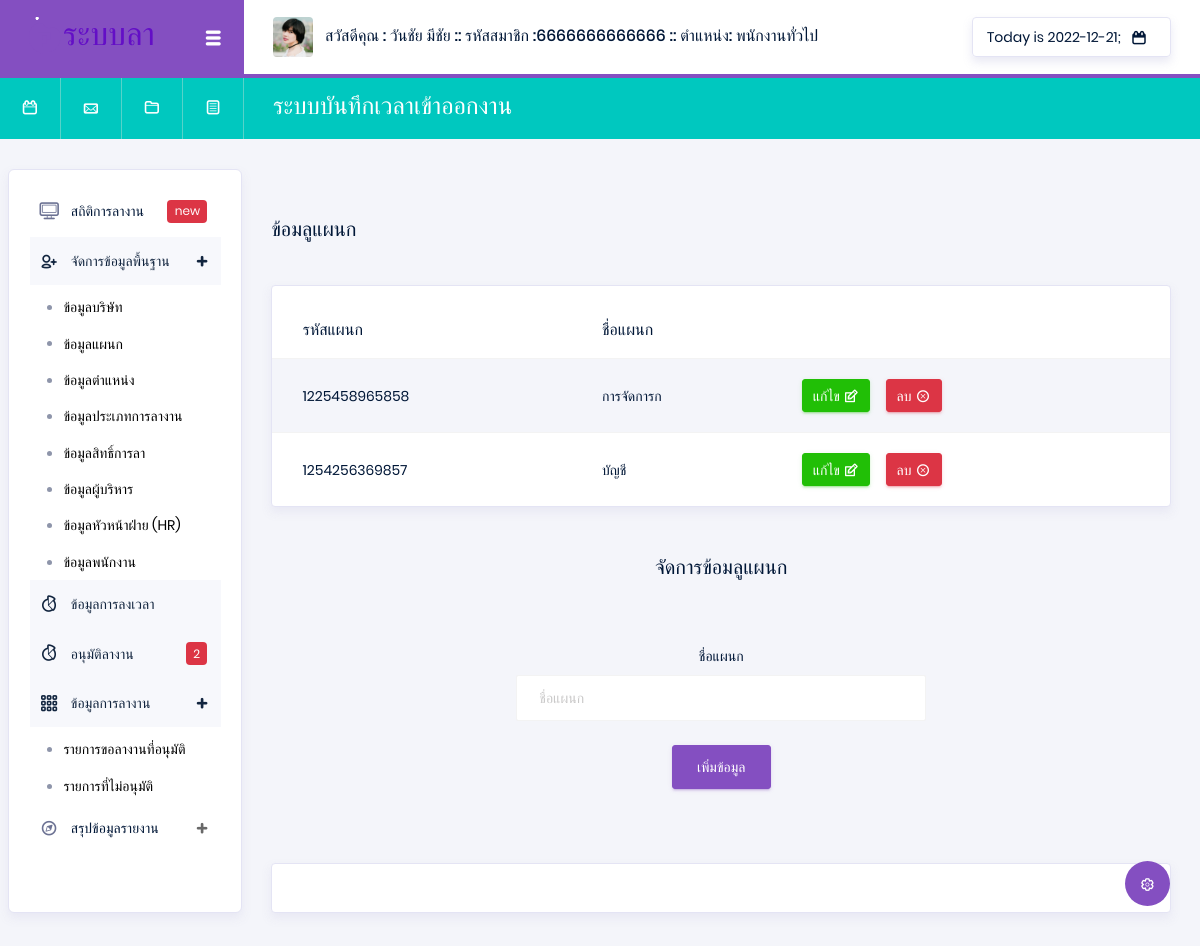
Page /index.php?p=department (signed in) on the earlier database version.
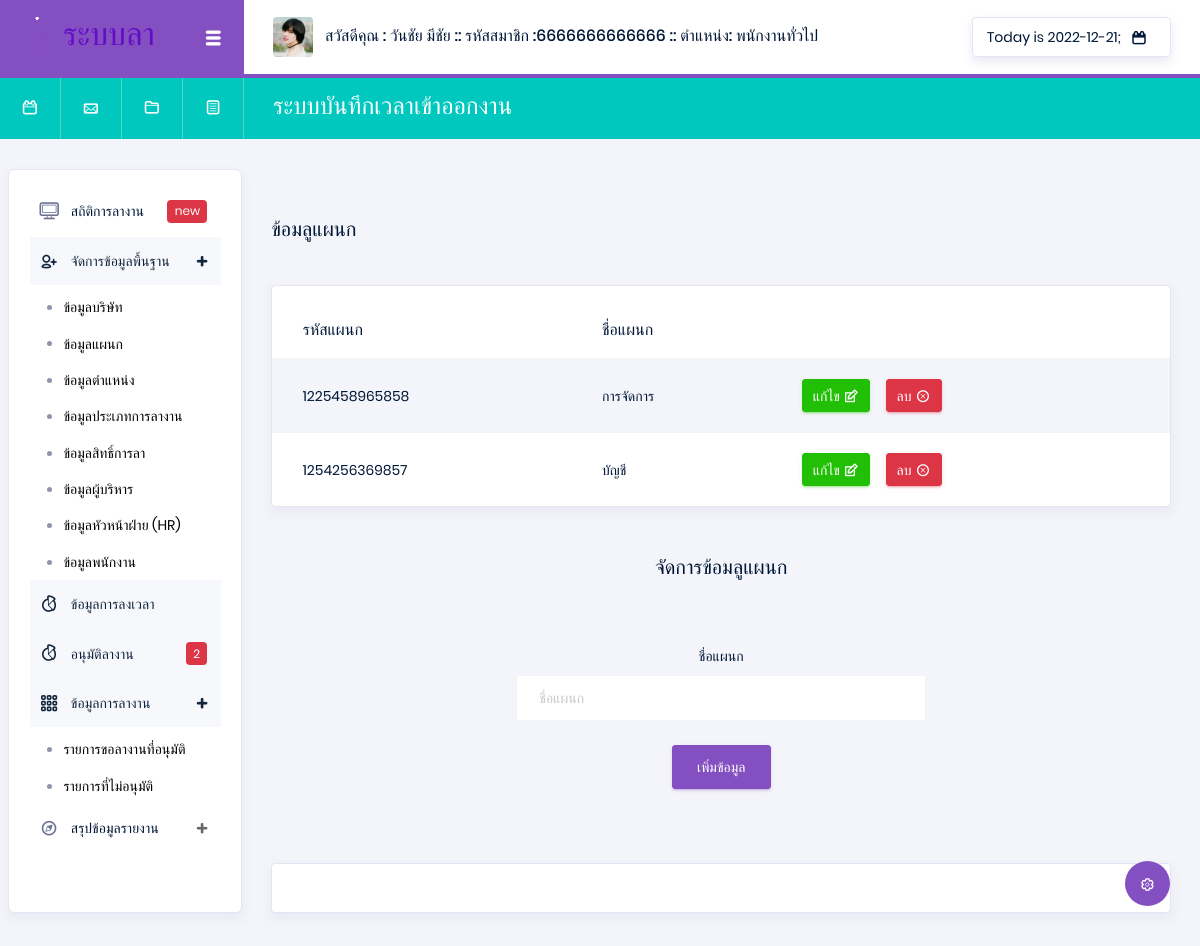
Same page on the later database version.
### tables this page shows
CREATE TABLE `department` (
  `Dep_id` varchar(13) NOT NULL,
  `Dep_name` varchar(50) NOT NULL
);

### api/showData.php (called while the page is built, shortened)
<?php
@$department = "SELECT * FROM department  ";
@$Sqldepartment = mysqli_query($con, $department) or die("Error in query: $department ");

### pages/system/department.php (the view, shortened to what this page needs)
<div class="main-panel">
    <div class="content-wrapper">
        <br> <br>
        <?php
        extract(@$_GET);
        ?>
        <div class="row">
            <div class="col-xl-6 grid-margin stretch-card flex-column">
                <h5 class="mb-2 text-titlecase mb-4">ข้อมลูแผนก</h5>
            </div>
        </div>
            <div class="row">
                <div class="col-md-12">
                    <div class="card">
                        <div class="table-responsive pt-3">
                            <table style="" class="table table-striped project-orders-table">
                                <thead>
                                    <tr>
                                        <th class="ml-5">รหัสแผนก</th>
                                        <th>ชื่อแผนก</th>
                                    </tr>
                                </thead>
                                <tbody>
                                    <?php
                                    while ($Showdepartment = mysqli_fetch_array($Sqldepartment)) {
                                    ?>
                                        <tr>
                                            <td><?php echo $Showdepartment['Dep_id'] ?></td>
                                            <td><?php echo $Showdepartment['Dep_name'] ?></td>
                                            <td>
                                                <div class="d-flex align-items-center">
                                                    <button type="button" data-toggle="modal" data-target="#addnullDepartment" onclick="edtiDepartment(Dep_id =<?php echo $Showdepartment['Dep_id'] ?>)" class="btn btn-success btn-sm btn-icon-text mr-3">
                                                        แก้ไข
                                                        <i class="typcn typcn-edit btn-icon-append"></i>
                                                    </button>
                                                    <a href="./api/api_system.php?str=deleteDepartment&Dep_id=<?php echo $Showdepartment['Dep_id']; ?>" onclick="return confirm('คุณแน่ใจว่าจะลบข้อมูลใช่หรือไม่');" type="button" class="btn btn-danger btn-sm btn-icon-text">
                                                        ลบ
                                                        <i class="typcn typcn-delete-outline btn-icon-append"></i>
                                                    </a>
                                                </div>
                                            </td>
                                        </tr>
                                    <?php } ?>
                                </tbody>
                            </table>
                        </div>
                    </div>
                </div>
            </div>
        <br><br>
        <center>
            <h5 class="mb-2 text-titlecase mb-4">จัดการข้อมลูแผนก</h5>
            <div class="card-body col-md-6">
                <form class="forms-sample" action="./api/api_system.php" method="POST">
                    <div class="form-group">
                        <label for="exampleInputUsername1">ชื่อแผนก</label>
                        <input type="text" class="form-control" name="Dep_name" id="Dep_name" placeholder="ชื่อแผนก" required>
                    </div>
                    <button type="submit" class="btn btn-primary" id="buttonY"> เพิ่มข้อมูล</button>
                </form>
            </div>
        </center>
    </div>
    <footer class="footer">
        <div class="card">
            <div class="card-body">
            </div>
        </div>
    </footer>
</div>

Differences in the rows shown:
changed department id 1225458965858: Dep_name "การจัดการก" → "การจัดการ"
